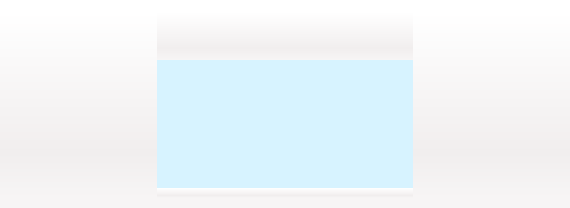
<?xml version="1.0" encoding="UTF-8"?>
<ui version="4.0">
 <class>SimulatedUIWidgetXLITE</class>
 <widget class="QWidget" name="SimulatedUIWidgetXLITE">
  <property name="geometry">
   <rect>
    <x>0</x>
    <y>0</y>
    <width>570</width>
    <height>208</height>
   </rect>
  </property>
  <property name="sizePolicy">
   <sizepolicy hsizetype="Fixed" vsizetype="Fixed">
    <horstretch>0</horstretch>
    <verstretch>0</verstretch>
   </sizepolicy>
  </property>
  <property name="minimumSize">
   <size>
    <width>570</width>
    <height>208</height>
   </size>
  </property>
  <property name="maximumSize">
   <size>
    <width>570</width>
    <height>208</height>
   </size>
  </property>
  <property name="windowTitle">
   <string notr="true">Taranis X-LITE Simulator</string>
  </property>
  <property name="styleSheet">
   <string notr="true">background-color: qlineargradient(spread:reflect, x1:0, y1:0, x2:0, y2:1, stop:0 rgba(255, 255, 255, 255), stop:0.757062 rgba(241, 238, 238, 255), stop:1 rgba(247, 245, 245, 255));</string>
  </property>
  <layout class="QGridLayout" name="gridLayout">
   <property name="margin">
    <number>0</number>
   </property>
   <property name="spacing">
    <number>0</number>
   </property>
   <item row="1" column="0" rowspan="3">
    <widget class="ButtonsWidget" name="leftbuttons" native="true">
     <property name="sizePolicy">
      <sizepolicy hsizetype="Fixed" vsizetype="Fixed">
       <horstretch>0</horstretch>
       <verstretch>0</verstretch>
      </sizepolicy>
     </property>
     <property name="minimumSize">
      <size>
       <width>157</width>
       <height>186</height>
      </size>
     </property>
     <property name="maximumSize">
      <size>
       <width>157</width>
       <height>186</height>
      </size>
     </property>
     <property name="styleSheet">
      <string notr="true">background:url(:/images/simulator/XLITE/left.png);</string>
     </property>
    </widget>
   </item>
   <item row="2" column="1">
    <widget class="LcdWidget" name="lcd" native="true">
     <property name="sizePolicy">
      <sizepolicy hsizetype="Fixed" vsizetype="Fixed">
       <horstretch>0</horstretch>
       <verstretch>0</verstretch>
      </sizepolicy>
     </property>
     <property name="minimumSize">
      <size>
       <width>256</width>
       <height>128</height>
      </size>
     </property>
     <property name="maximumSize">
      <size>
       <width>424</width>
       <height>128</height>
      </size>
     </property>
     <property name="styleSheet">
      <string notr="true">background-color: rgb(215, 243, 255);</string>
     </property>
    </widget>
   </item>
   <item row="1" column="2" rowspan="3">
    <widget class="ButtonsWidget" name="rightbuttons" native="true">
     <property name="sizePolicy">
      <sizepolicy hsizetype="Fixed" vsizetype="Fixed">
       <horstretch>0</horstretch>
       <verstretch>0</verstretch>
      </sizepolicy>
     </property>
     <property name="minimumSize">
      <size>
       <width>157</width>
       <height>186</height>
      </size>
     </property>
     <property name="maximumSize">
      <size>
       <width>157</width>
       <height>186</height>
      </size>
     </property>
     <property name="styleSheet">
      <string notr="true">background:url(:/images/simulator/XLITE/right.png)</string>
     </property>
    </widget>
   </item>
   <item row="1" column="1">
    <widget class="QWidget" name="top" native="true">
     <property name="sizePolicy">
      <sizepolicy hsizetype="Fixed" vsizetype="Fixed">
       <horstretch>0</horstretch>
       <verstretch>0</verstretch>
      </sizepolicy>
     </property>
     <property name="minimumSize">
      <size>
       <width>256</width>
       <height>48</height>
      </size>
     </property>
     <property name="maximumSize">
      <size>
       <width>256</width>
       <height>48</height>
      </size>
     </property>
     <property name="styleSheet">
      <string notr="true">background:url(:/images/simulator/XLITE/top.png)</string>
     </property>
    </widget>
   </item>
   <item row="3" column="1">
    <widget class="QWidget" name="bottom" native="true">
     <property name="sizePolicy">
      <sizepolicy hsizetype="Fixed" vsizetype="Fixed">
       <horstretch>0</horstretch>
       <verstretch>0</verstretch>
      </sizepolicy>
     </property>
     <property name="minimumSize">
      <size>
       <width>256</width>
       <height>10</height>
      </size>
     </property>
     <property name="maximumSize">
      <size>
       <width>256</width>
       <height>10</height>
      </size>
     </property>
     <property name="styleSheet">
      <string notr="true">background:url(:/images/simulator/XLITE/bottom.png)</string>
     </property>
    </widget>
   </item>
   <item row="0" column="0" colspan="3">
    <widget class="QLabel" name="label">
     <property name="sizePolicy">
      <sizepolicy hsizetype="Preferred" vsizetype="Fixed">
       <horstretch>0</horstretch>
       <verstretch>0</verstretch>
      </sizepolicy>
     </property>
     <property name="minimumSize">
      <size>
       <width>0</width>
       <height>10</height>
      </size>
     </property>
     <property name="maximumSize">
      <size>
       <width>16777215</width>
       <height>12</height>
      </size>
     </property>
     <property name="baseSize">
      <size>
       <width>0</width>
       <height>12</height>
      </size>
     </property>
     <property name="styleSheet">
      <string notr="true">background-color: rgb(255, 255, 255);</string>
     </property>
     <property name="text">
      <string notr="true"/>
     </property>
    </widget>
   </item>
   <item row="4" column="0" colspan="3">
    <widget class="QLabel" name="label_2">
     <property name="sizePolicy">
      <sizepolicy hsizetype="Preferred" vsizetype="Fixed">
       <horstretch>0</horstretch>
       <verstretch>0</verstretch>
      </sizepolicy>
     </property>
     <property name="minimumSize">
      <size>
       <width>0</width>
       <height>10</height>
      </size>
     </property>
     <property name="maximumSize">
      <size>
       <width>16777215</width>
       <height>10</height>
      </size>
     </property>
     <property name="styleSheet">
      <string notr="true">background-color: rgb(247, 245, 245);</string>
     </property>
     <property name="text">
      <string notr="true"/>
     </property>
    </widget>
   </item>
  </layout>
 </widget>
 <customwidgets>
  <customwidget>
   <class>LcdWidget</class>
   <extends>QWidget</extends>
   <header>lcdwidget.h</header>
   <container>1</container>
  </customwidget>
  <customwidget>
   <class>ButtonsWidget</class>
   <extends>QWidget</extends>
   <header>buttonswidget.h</header>
   <container>1</container>
  </customwidget>
 </customwidgets>
 <resources/>
 <connections/>
</ui>
